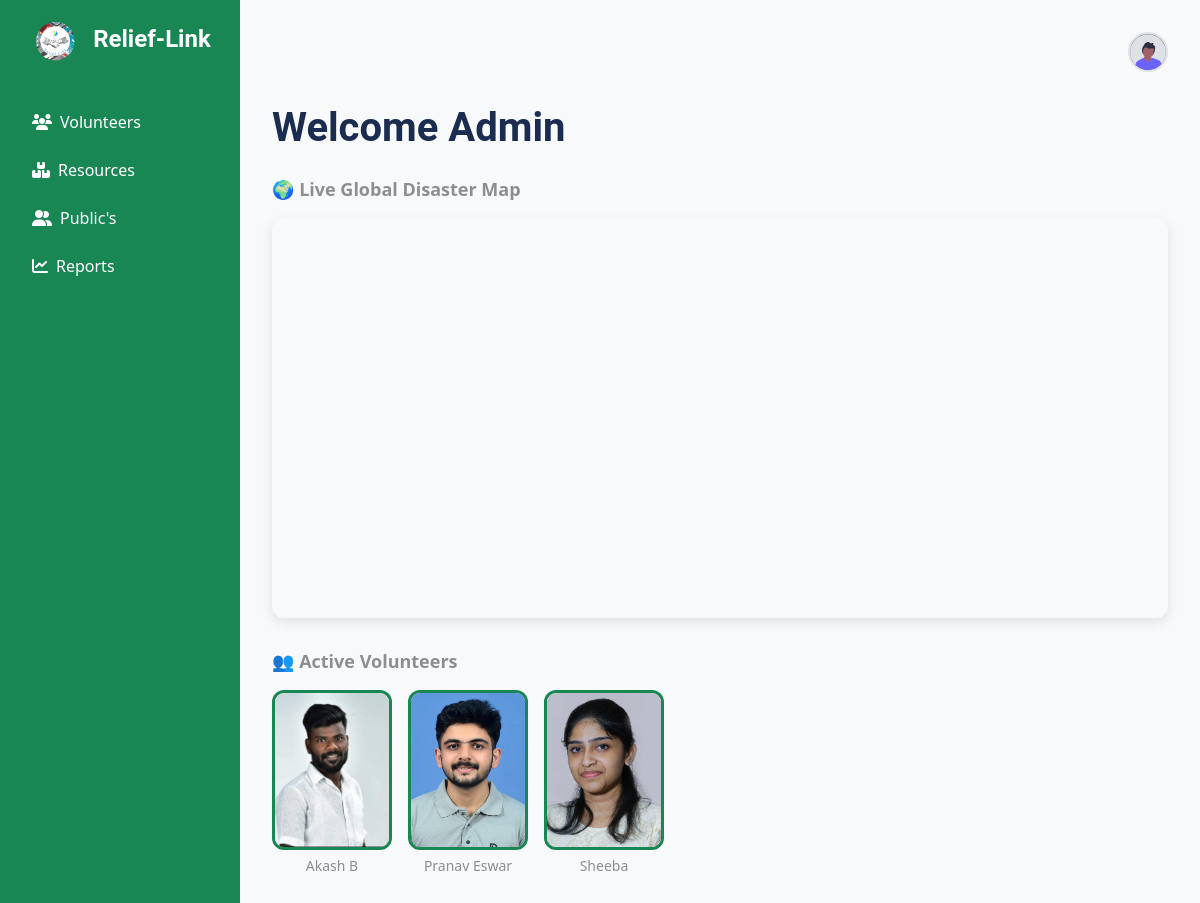
The page /user/admin.php (signed in) on the database as committed earlier.
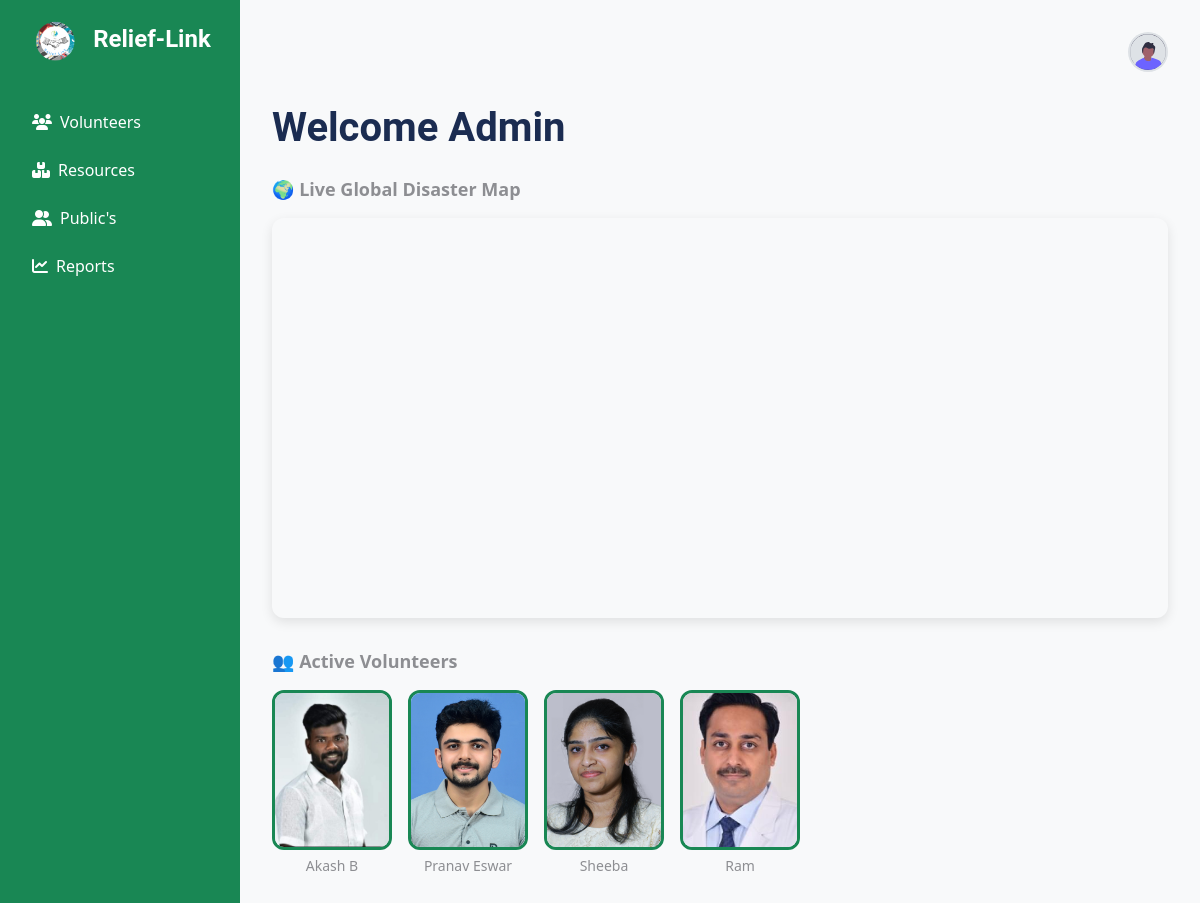
The same page on the database as committed later.
### tables this page shows
CREATE TABLE `users` (
  `id` int(11) NOT NULL,
  `username` varchar(100) NOT NULL,
  `photo` varchar(255) DEFAULT NULL,
  `password_hash` varchar(255) NOT NULL,
  `role` enum('admin','volunteer') NOT NULL,
  `created_at` timestamp NOT NULL DEFAULT current_timestamp(),
  `full_name` varchar(100) DEFAULT NULL,
  `email` varchar(100) DEFAULT NULL,
  `phone` varchar(20) DEFAULT NULL,
  `address` text DEFAULT NULL,
  `status` tinyint(1) NOT NULL DEFAULT 0 COMMENT '0=pending, 1=approved, 2=declined'
);

### user/admin.php (the view, shortened to what this page needs)
<?php
include __DIR__ . '/../config/db.php';
$volunteers = [];
$result = $conn->query("SELECT username, full_name, photo FROM users WHERE role='volunteer'");
while ($row = $result->fetch_assoc()) {
    $volunteers[] = $row;
}
?>
<!DOCTYPE html>
<html lang="en">
<head>
  <link rel="stylesheet" href="../assets/css/bootstrap.min.css">
  <link rel="stylesheet" href="https://cdnjs.cloudflare.com/ajax/libs/font-awesome/6.4.0/css/all.min.css">
</head>
<body>
  <div class="dashboard-container">
<div class="sidebar">
  <h4>
    <img src="../assets/images/logo.png" alt="Logo" class="logo-img">
    Relief-Link
  </h4>
  <a href="admin/volunteers.php"><i class="fas fa-users me-2"></i>Volunteers</a>
  <a href="admin/resources.php"><i class="fas fa-boxes me-2"></i>Resources</a>
  <a href="admin/public.php"><i class="fas fa-user-friends me-2"></i>Public's</a>
  <a href="admin/reports.php"><i class="fas fa-chart-line me-2"></i>Reports</a>
</div>
    <div class="main-content">
      <div class="topbar">
        <div class="profile-menu">
          <img src="../assets/images/profile-admin.svg" alt="Admin" width="40" height="40" class="profile-icon" onclick="toggleDropdown()">
        </div>
      </div>
      <h1 class="mb-4">Welcome Admin</h1>
      <div class="section-title">🌍 Live Global Disaster Map</div>
      <div class="map-container">
        <iframe
          src="https://www.google.com/maps/embed?pb=!1m18!1m12!1m3!1d31520472.21896211!2d60.90551205000001!3d11.130135999999994!2m3!1f0!2f0!3f0!3m2!1i1024!2i768!4f13.1!3m3!1m2!1s0x0%3A0x0!2zMTHCsDA4JzQ4LjAiTiA3NMKwMTUnMDguMCJF!5e0!3m2!1sen!2sin!4v1700000000000"
          width="100%"
          height="100%"
          style="border:0;"
          allowfullscreen=""
          loading="lazy"
>
        </iframe>
      </div>
      <div class="section-title">👥 Active Volunteers</div>
      <div class="volunteer-gallery">
        <?php foreach ($volunteers as $vol): ?>
          <div class="volunteer-card">
            <img src="../assets/images/<?= htmlspecialchars($vol['photo'] ?? 'default.jpg') ?>" alt="<?= htmlspecialchars($vol['username']) ?>">
            <p><?= htmlspecialchars($vol['full_name'] ?? ucwords($vol['username'])) ?></p>
          </div>
        <?php endforeach; ?>
      </div>
    </div>
  </div>
</body>
</html>

Rows that differ between the two databases and show on the page:
added users: photo (picture), full_name "Ram"
